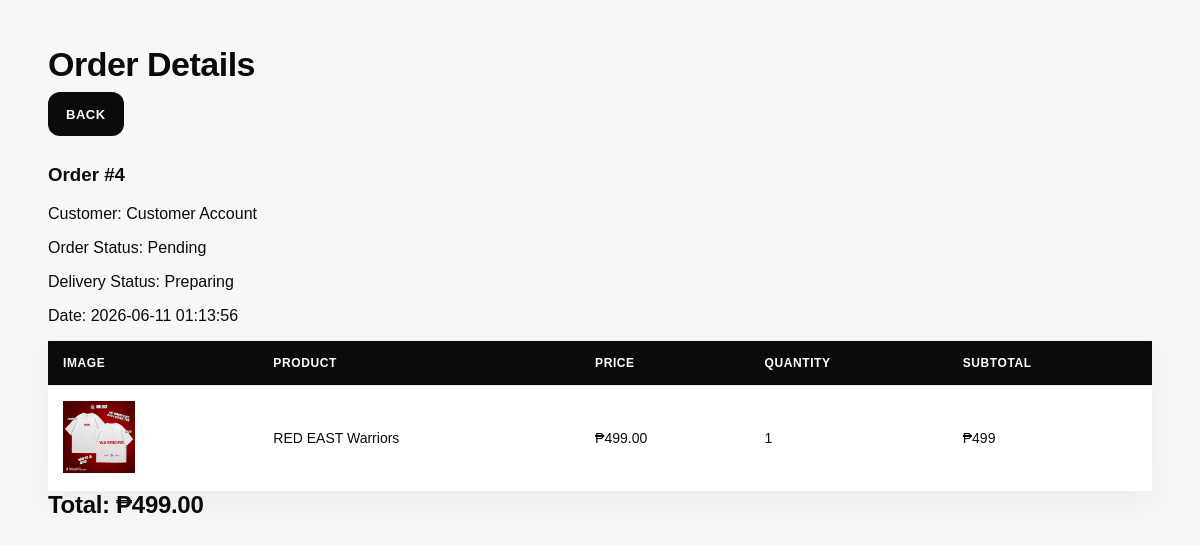
/admin/order_details.php?id=4 (signed in), run on the app's committed database.
### tables this page shows
CREATE TABLE `orders` (
  `id` int(11) NOT NULL,
  `customer_id` int(11) DEFAULT NULL,
  `courier_id` int(11) DEFAULT NULL,
  `total` decimal(10,2) DEFAULT NULL,
  `order_status` varchar(50) DEFAULT NULL,
  `delivery_status` varchar(50) DEFAULT NULL,
  `payment_method` varchar(50) DEFAULT NULL,
  `payment_status` varchar(50) DEFAULT 'Pending',
  `stock_deducted` varchar(10) DEFAULT 'No',
  `proof_image` varchar(255) DEFAULT NULL,
  `payment_proof` varchar(255) DEFAULT NULL,
  `address` varchar(255) DEFAULT NULL,
  `contact_number` varchar(20) DEFAULT NULL,
  `date_created` timestamp NULL DEFAULT current_timestamp(),
  `payment_screenshot` varchar(255) DEFAULT NULL,
  `payment_reference` varchar(100) DEFAULT NULL,
  `payment_reject_reason` varchar(255) DEFAULT NULL
);

CREATE TABLE `users` (
  `id` int(11) NOT NULL,
  `fullname` varchar(100) DEFAULT NULL,
  `username` varchar(50) DEFAULT NULL,
  `password` varchar(100) DEFAULT NULL,
  `role` varchar(20) DEFAULT NULL
);

CREATE TABLE `order_items` (
  `id` int(11) NOT NULL,
  `order_id` int(11) DEFAULT NULL,
  `product_id` int(11) DEFAULT NULL,
  `quantity` int(11) DEFAULT NULL
);

CREATE TABLE `products` (
  `id` int(11) NOT NULL,
  `name` varchar(100) DEFAULT NULL,
  `price` decimal(10,2) DEFAULT NULL,
  `stock` int(11) DEFAULT NULL,
  `image` varchar(255) DEFAULT NULL,
  `category` varchar(50) DEFAULT NULL,
  `sku` varchar(100) DEFAULT NULL,
  `color` varchar(50) DEFAULT NULL,
  `size` varchar(50) DEFAULT NULL
);

### admin/order_details.php (the view, shortened to what this page needs)
<?php
include "../includes/config.php";
$order_id = $_GET['id'];
$order = mysqli_query($conn,
"SELECT orders.*, users.fullname
 FROM orders
 JOIN users ON orders.customer_id = users.id
 WHERE orders.id='$order_id'");
$order_data = mysqli_fetch_assoc($order);
$items = mysqli_query($conn,
"SELECT order_items.*, products.name, products.price, products.image
 FROM order_items
 JOIN products ON order_items.product_id = products.id
 WHERE order_items.order_id='$order_id'");
?>
<!DOCTYPE html>
<html>
<head>
    <link rel="stylesheet" href="https://cdnjs.cloudflare.com/ajax/libs/font-awesome/6.5.1/css/all.min.css">
    <link rel="stylesheet" type="text/css" href="../css/style.css">
</head>
<body>
<div class="admin-container">
<h1>Order Details</h1>
<a href="orders.php" class="btn">Back</a>
<br><br>
<h3>Order #<?php echo $order_data['id']; ?></h3>
<p>Customer: <?php echo $order_data['fullname']; ?></p>
<p>Order Status: <?php echo $order_data['order_status']; ?></p>
<p>Delivery Status: <?php echo $order_data['delivery_status']; ?></p>
<p>Date: <?php echo $order_data['date_created']; ?></p>
<table>
<tr>
    <th>Image</th>
    <th>Product</th>
    <th>Price</th>
    <th>Quantity</th>
    <th>Subtotal</th>
</tr>
<?php while($row = mysqli_fetch_assoc($items)){
    $subtotal = $row['price'] * $row['quantity'];
?>
<tr>
    <td><img src="../images/<?php echo $row['image']; ?>" width="60"></td>
    <td><?php echo $row['name']; ?></td>
    <td>₱<?php echo $row['price']; ?></td>
    <td><?php echo $row['quantity']; ?></td>
    <td>₱<?php echo $subtotal; ?></td>
</tr>
<?php } ?>
</table>
<h2>Total: ₱<?php echo $order_data['total']; ?></h2>
</div>
</body>
</html>

### css/style.css (style rules this page uses)
* { box-sizing:border-box; }
:root { --black:#0B0B0B; --dark:#111111; --charcoal:#1F1F1F; --gray:#6B7280; --light-gray:#E5E7EB; --soft:#F7F7F7; --white:#FFFFFF; --accent:#7D93B2; --success-bg:#DCFCE7; --success-text:#15803D; --warning-bg:#FFF7ED; --warning-text:#EA580C; --info-bg:#DBEAFE; --info-text:#2563EB; --purple-bg:#EDE9FE; --purple-text:#7C3AED; --danger-bg:#FEE2E2; --danger-text:#DC2626; }
body { margin:0; font-family:Arial, sans-serif; background:var(--soft); color:var(--black); }
a { text-decoration:none; color:inherit; }
h1,h2,h3,p { margin-top:0; }
h1 { font-size:34px; letter-spacing:-.5px; margin-bottom:8px; }
h2 { font-size:24px; letter-spacing:-.3px; }
h3 { margin-top:10px; }
.btn, button { background:var(--black); color:white; padding:11px 18px; border:none; border-radius:0; cursor:pointer; font-family:Arial, sans-serif; font-size:13px; font-weight:700; letter-spacing:.5px; text-transform:uppercase; display:inline-flex; align-items:center; justify-content:center; text-align:center; min-height:44px; transition:.25s ease; }
.section, .admin-container, .product-back, .product-view { width:92%; margin-left:auto; margin-right:auto; }
.section, .admin-container { margin-top:45px; margin-bottom:45px; }
table { width:100%; border-collapse:separate; border-spacing:0; background:white; border:none; overflow:hidden; box-shadow:0 10px 30px rgba(0,0,0,.05); }
th, td { padding:15px; text-align:left; border-bottom:1px solid var(--light-gray); font-size:14px; vertical-align:middle; }
th { background:var(--black); color:white; font-size:12px; font-weight:700; text-transform:uppercase; letter-spacing:.6px; }
tr:last-child td { border-bottom:none; }
table img { width:72px; height:72px; object-fit:cover; background:#eee; }
.btn, button { border-radius:12px; }

### data on the page
orders: id "4", users.fullname "Customer Account", order_status "Pending", delivery_status "Preparing", date_created "2026-06-11 01:13:56", total "499.00"
order_items: product.image (picture), product.name "RED EAST Warriors", product.price "499.00", quantity "1", subtotal "499"
